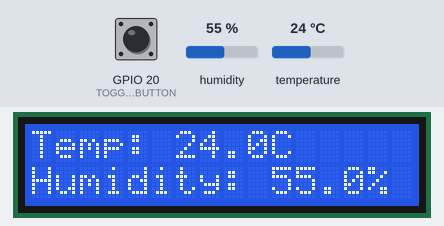
Simulated run of this program. Board: Raspberry Pi (BCM pin numbers). Parts: 16×2 character LCD. The test bench sets the inputs (shaded band); at power-on: GPIO 20 (TOGGLE_BUTTON) LOW, humidity 55 %, temperature 24 °C. Library files of the repository ran but are not shown: LCD1602.py; what the program prints to the terminal is not drawn.

Above: at 1.2 s.
1.3 s: GPIO 20 (TOGGLE_BUTTON) pulled HIGH for 0.5 s
At 2.3 s:
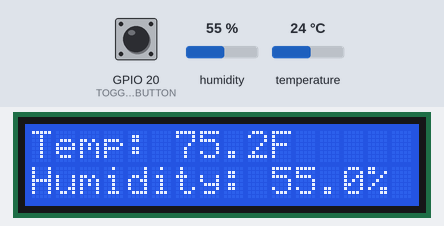
3.3 s: humidity set to 22 %
At 4.6 s:
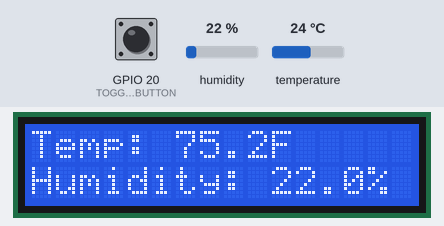
5.1 s: temperature set to 12 °C
At 5.8 s:
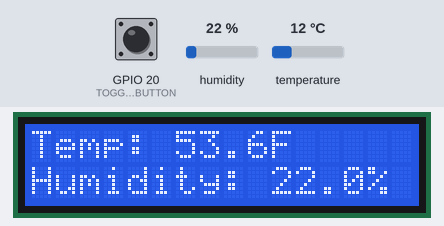
6.6 s: GPIO 20 (TOGGLE_BUTTON) pulled HIGH for 1 s
At 8.1 s:
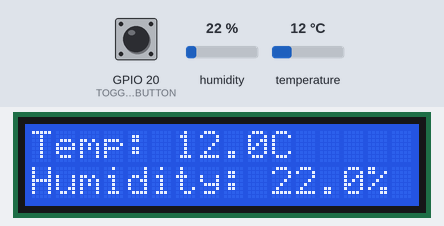
9.1 s: humidity set to 40 %
At 10.5 s:
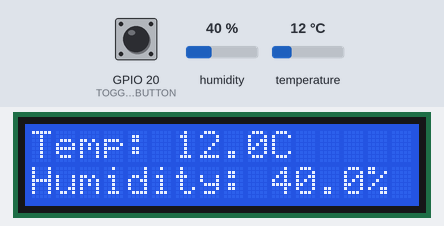
10.8 s: temperature set to 19 °C
At 11.3 s:
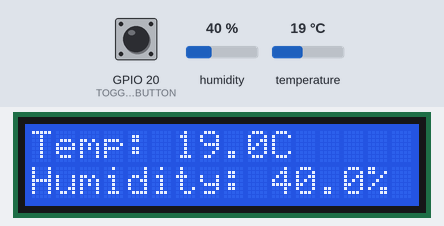
Timing chart, 0 to 13.4 s (numbered marks = the images above; inputs shaded):
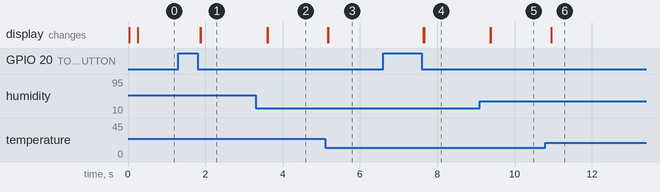

Measured:
- after the input at 1.3 s, the display: first changes after 0.57 s (image 1 shows a later state)
- after the input at 3.3 s, the display: first changes after 0.30 s (image 2 shows a later state)
- after the input at 5.1 s, the display: first changes after 0.07 s (image 3 shows a later state)
- after the input at 6.6 s, the display: first changes after 1.0 s (image 4 shows a later state)
- after the input at 9.1 s, the display: first changes after 0.27 s (image 5 shows a later state)
- after the input at 10.8 s, the display: changes after 0.15 s (image 6)

The program:

main.py
```python
#!/usr/bin/python3

from time import sleep
from RPi import GPIO
from dht11 import DHT11
import LCD1602 as LCD
import atexit


def cleanExit():
    sleep(0.2)
    print("Cleaning up LCD Display.")
    LCD.clear()
    print("Cleaning up GPIO.")
    GPIO.cleanup()


atexit.register(cleanExit)

TOGGLE_BUTTON = 20

GPIO.setmode(GPIO.BCM)
LCD.init(0X27, 1)
sensor = DHT11(pin=21)

showF = False


def onToggle(channel):
    global showF

    showF = not showF


GPIO.setup(TOGGLE_BUTTON, GPIO.IN, pull_up_down=GPIO.PUD_DOWN)
GPIO.add_event_detect(
    TOGGLE_BUTTON,
    GPIO.FALLING,
    callback=onToggle,
    bouncetime=300
)

while True:
    value = sensor.read()
    if value.is_valid():
        print(f"Temp: {value.temperature} Humidity: {value.humidity}")
        if not showF:
            LCD.write(0, 0, f"Temp: {value.temperature}C")
        if showF:
            LCD.write(
                0, 0, f"Temp: {round((value.temperature * 1.8) + 32, 1)}F")
        LCD.write(0, 1, f"Humidity: {value.humidity}%")
    sleep(0.2)
```
